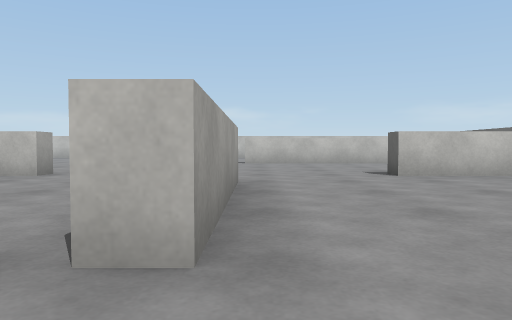
[1] (above)

24 first-person views from a walk through a Unity game level. The camera is 0.49 m above the floor, tilts 2° down and sees 70° across. The floor is counted in squares, 1 m on a side. Each view is taken from the middle of a square. On the plan, view 1 faces up. The plan holds only what a view shows up to about 9 squares ahead; the rest is blank. The player is left out. Surface patterns are stand-ins for the level's own textures.

[2]
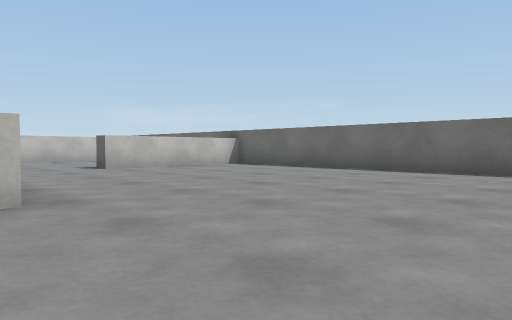

[3]
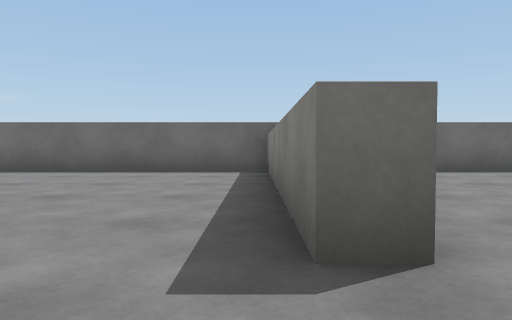

[4]
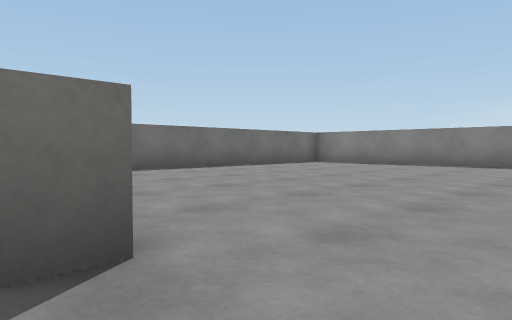

[5]
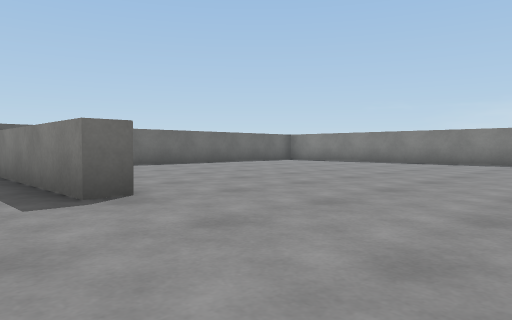

[6]
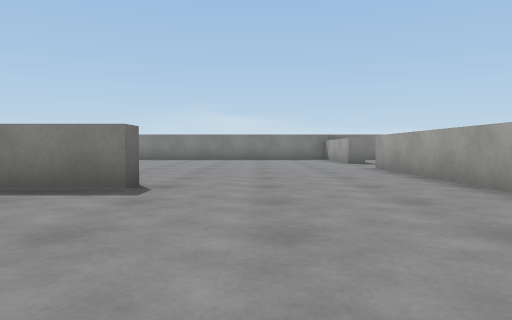

[7]
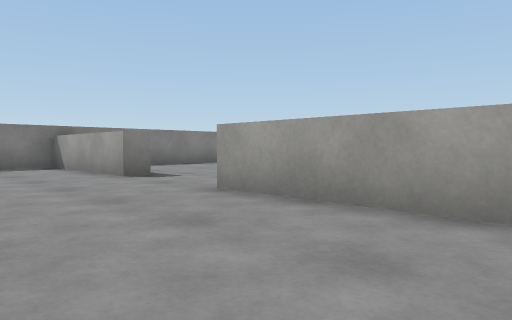

[8]
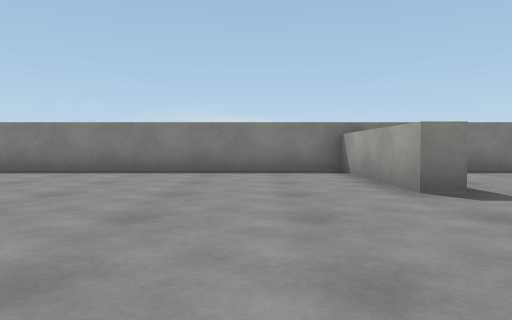

[9]
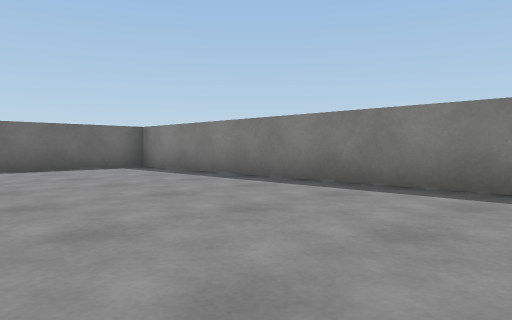

[10]
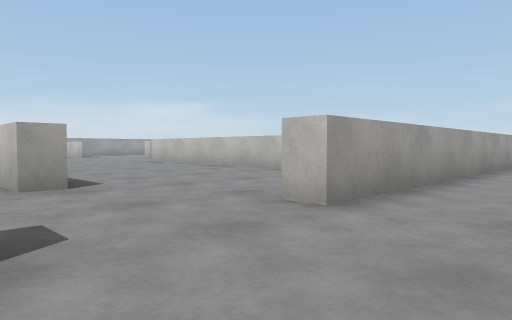

[11]
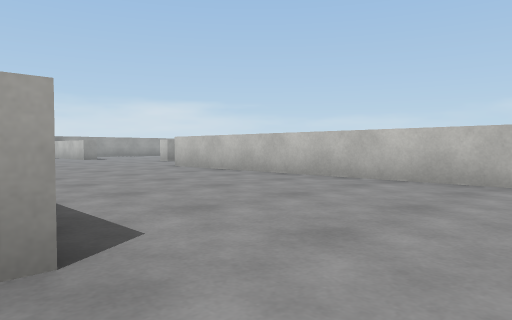

[12]
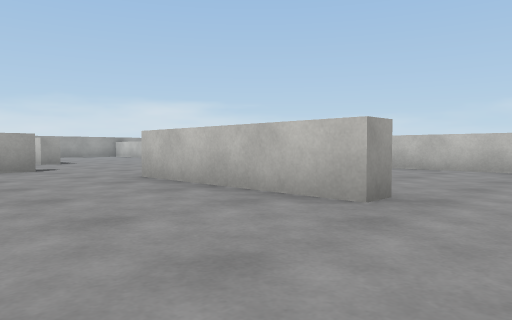

[13]
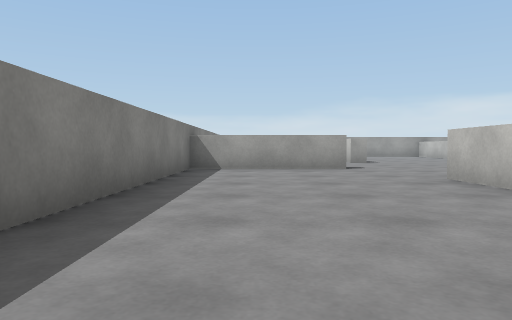

[14]
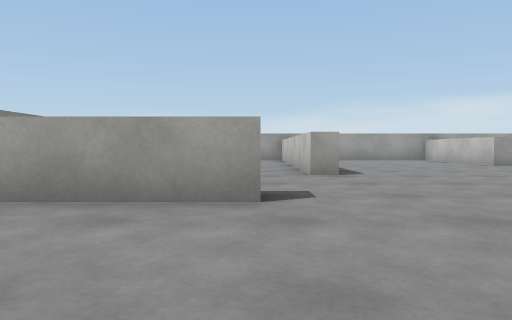

[15]
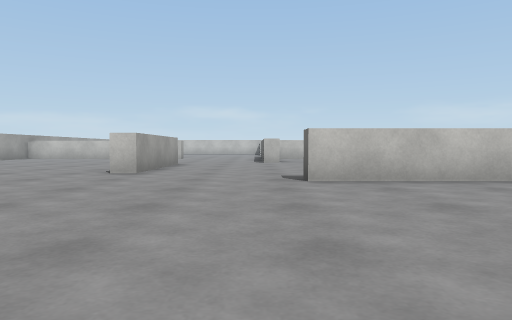

[16]
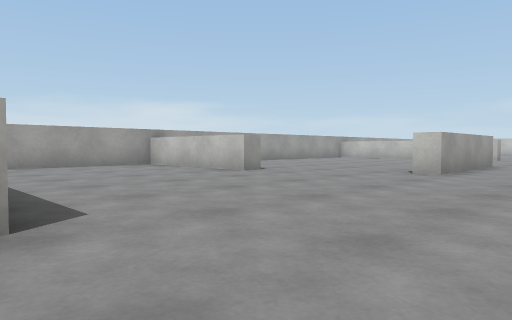

[17]
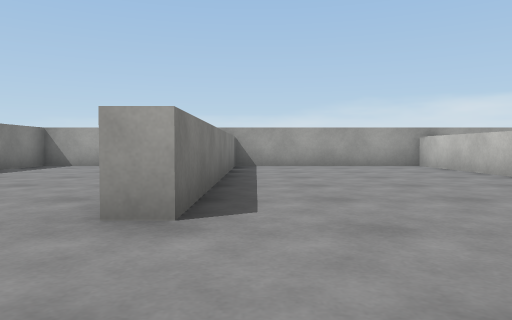

[18]
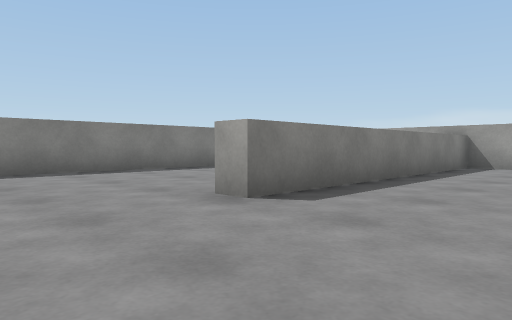

[19]
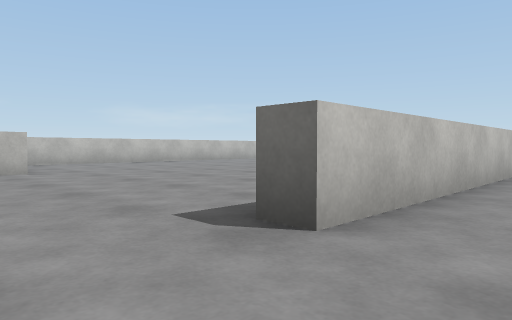

[20]
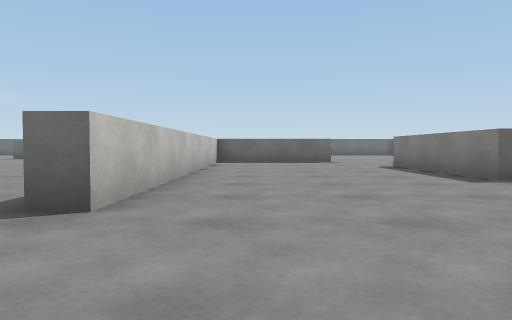

[21]
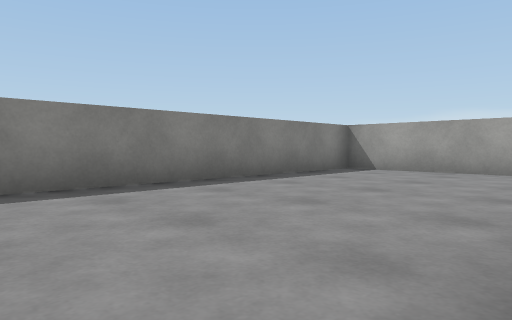

[22]
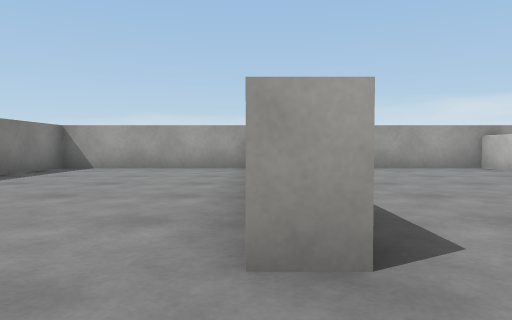

[23]
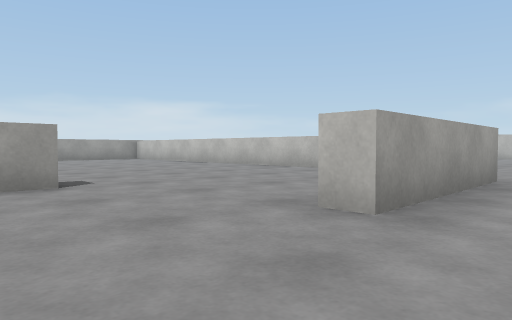

[24]
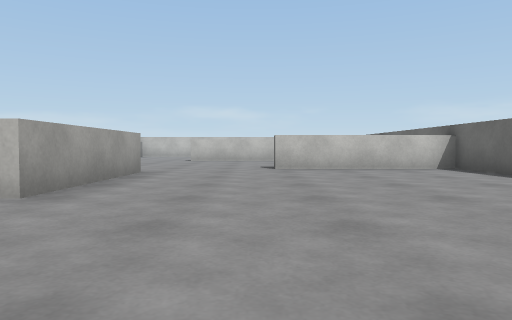

### Floor plan
Points are (right, up) in squares from view 1. A wall is a line through its corners. A room is listed if a view was taken in it or the views show most of it. See-through windows are left out.
Room 1 (views 1, 2, 3, 4, 5, 6, 7, 8, 9, 10, 23, 24)
walls: (0.5, -3.9) (0.5, -3.3) (6, -3.3); (6.5, -3.4) (6.5, 6.2) (2.4, 6.2); (6.5, -8.2) (6.5, -6.6); (-3.8, -0.5) (-3.8, -7.4); (-3.8, -9.9) (-3.8, -13.5) (6.5, -13.5) (6.5, -10.5); (-0.2, 5.2) (-0.2, 1.5) (-0.7, 1.5)
ways out: opening at (-4, -8.5) to room 2; opening at (-2.7, 1) to room 2; opening at (1, 5.3)
Room 2 (views 11, 12, 13, 14, 15, 16, 17, 18, 19, 20, 21, 22)
walls: (-5.9, -3.7) (-13.2, -3.7) (-13.2, -3.2); (-10.8, -8.5) (-7, -8.5); (-13.1, 2.6) (-13.8, 2.6); (-16.2, 0.5) (-16.2, -2.1) (-16.8, -2.1); (-6.6, -8.5) (-6.6, -9) (-10.8, -9); (-13.2, -9.9) (-13.2, -13.5) (-6.2, -13.5); (-3.8, 0.5) (-3.8, -0.5); (-3.8, -7.4) (-4.2, -7.4); (-19.6, -3.7) (-23.5, -3.7) (-23.5, -8.5) (-16.4, -8.5) (-16.4, -9); (-4.4, -9.9) (-3.8, -9.9); (-3.8, 6.2) (-4.5, 6.2)
ways out: opening at (-4, -8.5) to room 1; opening at (-2.7, 1) to room 1; opening at (-15.5, -10) to room 3; opening at (-17.2, -0.5); opening at (-2.5, 5)
Room 3 (no view inside)
walls: (-16.4, -9) (-19, -9); (-23.5, -9.1) (-23.5, -13.5) (-15.2, -13.5)
ways out: opening at (-15.5, -10) to room 2

Positions as (right, up) in squares from view 1, and headings:
1: (0, 0), facing up
2: (-1, -2), facing up-right
3: (-1, -3), facing right
4: (-1, -3), facing down-right
5: (-3, -2), facing down-right
6: (-1, 1), facing down
7: (-1, -4), facing down-left
8: (-2, -6), facing down
9: (-2, -9), facing down-right
10: (-2, -10), facing up-left
11: (-5, -9), facing up-left
12: (-5, -12), facing up-left
13: (-5, -12), facing left
14: (-10, -10), facing left
15: (-14, -9), facing up
16: (-14, -9), facing up-left
17: (-14, -8), facing left
18: (-14, -6), facing down-left
19: (-15, -5), facing up-right
20: (-16, -5), facing right
21: (-16, -9), facing down-left
22: (-15, -9), facing left
23: (1, -1), facing up-left
24: (2, -2), facing up
